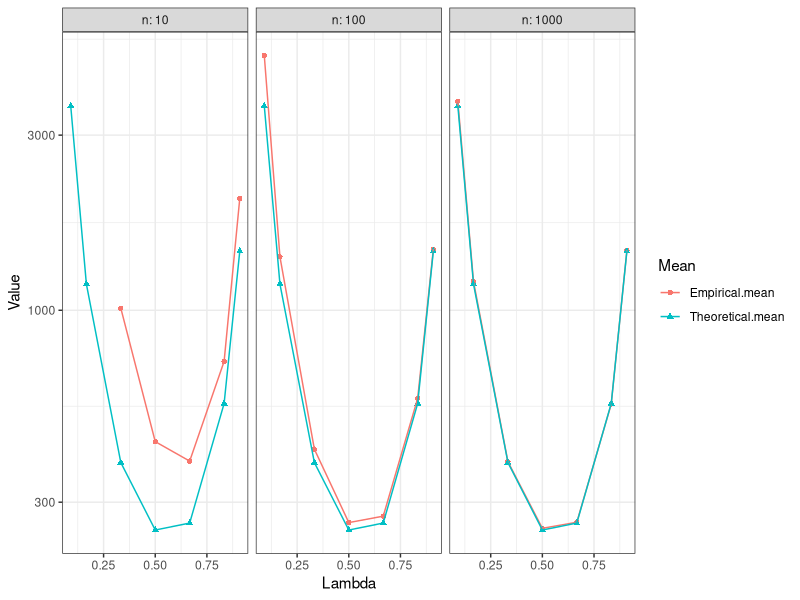

Recreate this plot in R.
#### --------------------------------- CHECK MEAN --------------------------------- ####

library(tidyverse)

n <- 10000
m <- 20000
N <- n+m
lambda <- m/N

gen.data <- function(m,n) {
  Z <- rnorm(m+n)
  return(Z)
}


calc.T4 <- function(Z, m) {
  N <- length(Z)
  R <- rank(Z)[(m+1):N]-1
  sum(R^3)
}

calc.T4.tilde <- function(Z,m) {
  N <- length(Z)
  n <- N-m
  T4 <- calc.T4(Z,m)
  T4t <- T4 - sum(((1:n)-1)^3)
  T4t <- N^2 * T4t / (choose(n,3) * choose(m,3))
  return(T4t)
}

calc.theory.mean.T4 <- function(m,n) {
  N <- n+m
  lambda <- m/N
  mu <- (9*(lambda^2-3*lambda+3))/((1-lambda)^2*lambda^2)
  return(mu)
}


B <- 100
n <- 1000
n.list <- c(10,100,1000)
m.list <- c(0.1,0.2,0.5,1,2,5,10)

L1 = length(n.list)
L2 = length(m.list)
L = L1*L2
n.list.out <- rep(0,L)
lambda.list <- rep(0, L)
empirical.mean.list <- rep(0, L)
theoretical.mean.list <- rep(0, L)
# empirical.variance.list <- rep(0, L)
# theoretical.variance.list <- rep(0, L)

for(id1 in 1:L1) {
  n <- n.list[id1]
  for(id2 in 1:L2) {
    id = (id1-1)*L2+id2
    m <- round(m.list[id2]*n)
    print(c(id,n,m))
    N <- n+m
    lambda <- m/N
    stats <- sapply(1:B, function(b) {
      Z <- gen.data(m,n)
      calc.T4.tilde(Z,m)
    })
    mean.theory <- calc.theory.mean.T4(m,n)
    #variance.theory <- calc.theory.variance(m,n)
    n.list.out[id] <- n
    lambda.list[id] <- lambda
    empirical.mean.list[id] <- mean(stats)
    theoretical.mean.list[id] <- mean.theory
    #empirical.variance.list[id] <- var(stats)
    #theoretical.variance.list[id] <- variance.theory
  }
}
df <- tibble(n=n.list.out,
             Lambda=lambda.list,
             Empirical.mean=empirical.mean.list,
             Theoretical.mean=theoretical.mean.list,
             # Empirical.variance=empirical.variance.list,
             # Theoretical.variance=theoretical.variance.list,
)

pp <- df %>%
  gather(Empirical.mean, Theoretical.mean, key="Mean", value="Value") %>%
  ggplot(aes(x=Lambda, y=Value, color=Mean, shape=Mean)) +
  geom_point() +
  geom_line() +
  scale_y_log10() +
  facet_wrap(.~n, labeller = "label_both") +
  theme_bw()
pp




#### --------------------------------- CHECK VARIANCE --------------------------------- ####










